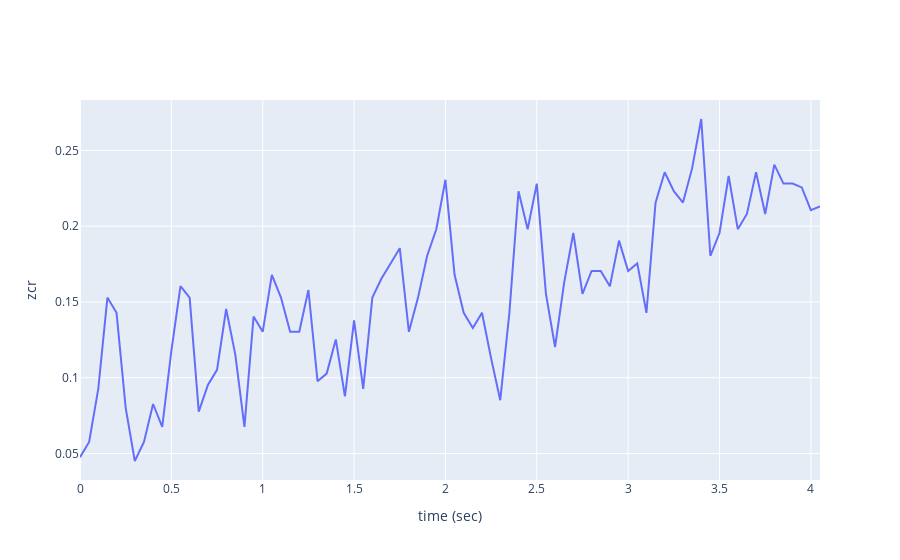

Notebook code cell kept with this figure:
### Code cell
from pyAudioAnalysis import ShortTermFeatures as aF
from pyAudioAnalysis import audioBasicIO as aIO 
import numpy as np 
import plotly.graph_objs as go 
import matplotlib.pyplot as plt
import plotly
import IPython
import os
#频谱中心点短期特征提取
#read audio data from file 
#return sampling freq and signal as numpy array
fs, s = aIO .read_audio_file(os.path.join('E:/Files','Acoustic Data', '0.3Eru_0.85Gul_1.15Gra_2.45Rum_4.1Moo.wav'))

#play the initial and the generated files in notebook:
#IPython.display.display(IPython.display.Audio(os.path.join('E:/Files','Acoustic Data', 'Test','part_audio_052.wav')))

# print duration in seconds:
print(len(s),float(fs))
duration = len(s) / float(fs)
print(f'duration = {duration} seconds')

# extract short-term features using a 50msec non-overlapping windows
win, step = 0.050, 0.050 #windows 0.05, step 0.05
[f, fn] = aF.feature_extraction(s, fs, int(fs * win), int(fs * step))#f(特征提取的结果);fn(包含特征的名称或标签的列表)

#print(f'{f.shape[1]} frames, {f.shape[0]} short-term features') #帧数和特征数
#print('Feature names:')
#for i, nam in enumerate(fn):
#    print(f'{i}:{nam}')

# plot short-term energy
# create time axis in seconds
time = np.arange(0, duration - step, win) 
# get the feature whose name is 'energy'
energy = f[fn.index('zcr'), :]
energy_layout = go.Layout(yaxis=dict(title="zcr"), xaxis=dict(title="time (sec)"))
plotly.offline.iplot(go.Figure(data=[go.Scatter(x=time, y=energy)], layout=energy_layout))

#mfcc_features = f[8:21]
#mfcc_layout = go.Layout(title='MFCC Heatmap', yaxis=dict(title='MFCC Coefficient'), xaxis=dict(title='Frame Index'))
#plotly.offline.iplot(go.Figure(data=[go.Heatmap(z=mfcc_features.T, colorscale='Viridis')], layout=mfcc_layout))

### Figure 1 — Plotly figure (JSON) as saved in the notebook; plotly's stock layout.template omitted (floating-point values rounded to 4 significant figures)
{"data": [{"type": "scatter", "x": [0, 0.05, 0.1, 0.15, 0.2, 0.25, 0.3, 0.35, 0.4, 0.45, 0.5, 0.55, 0.6, 0.65, 0.7, 0.75, 0.8, 0.85, 0.9, 0.95, 1, 1.05, 1.1, 1.15, 1.2, 1.25, 1.3, 1.35, 1.4, 1.45, 1.5, 1.55, 1.6, 1.65, 1.7, 1.75, 1.8, 1.85, 1.9, 1.95, 2, 2.05, 2.1, 2.15, 2.2, 2.25, 2.3, 2.35, 2.4, 2.45, 2.5, 2.55, 2.6, 2.65, 2.7, 2.75, 2.8, 2.85, 2.9, 2.95, 3, 3.05, 3.1, 3.15, 3.2, 3.25, 3.3, 3.35, 3.4, 3.45, 3.5, 3.55, 3.6, 3.65, 3.7, 3.75, 3.8, 3.85, 3.9, 3.95, 4, 4.05], "y": [0.04762, 0.05764, 0.09273, 0.1529, 0.1429, 0.0802, 0.04511, 0.05764, 0.08271, 0.06767, 0.1178, 0.1604, 0.1529, 0.07769, 0.09524, 0.1053, 0.1454, 0.1153, 0.06767, 0.1404, 0.1303, 0.1679, 0.1529, 0.1303, 0.1303, 0.1579, 0.09774, 0.1028, 0.1253, 0.08772, 0.1378, 0.09273, 0.1529, 0.1654, 0.1754, 0.1855, 0.1303, 0.1529, 0.1805, 0.198, 0.2306, 0.1679, 0.1429, 0.1328, 0.1429, 0.1128, 0.08521, 0.1429, 0.2231, 0.198, 0.2281, 0.1554, 0.1203, 0.1629, 0.1955, 0.1554, 0.1704, 0.1704, 0.1604, 0.1905, 0.1704, 0.1754, 0.1429, 0.2155, 0.2356, 0.2231, 0.2155, 0.2381, 0.2707, 0.1805, 0.1955, 0.2331, 0.198, 0.208, 0.2356, 0.208, 0.2406, 0.2281, 0.2281, 0.2256, 0.2105, 0.213]}], "layout": {"xaxis": {"title": {"text": "time (sec)"}}, "yaxis": {"title": {"text": "zcr"}}}}
